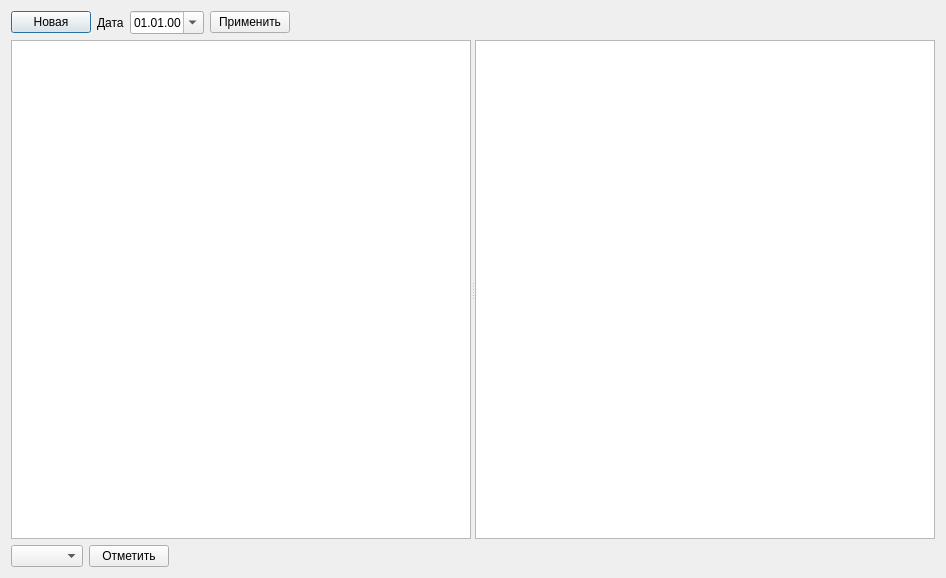
<?xml version="1.0" encoding="UTF-8"?>
<ui version="4.0">
 <class>PackNormDialog</class>
 <widget class="QDialog" name="PackNormDialog">
  <property name="geometry">
   <rect>
    <x>0</x>
    <y>0</y>
    <width>946</width>
    <height>578</height>
   </rect>
  </property>
  <property name="windowTitle">
   <string>Нормы упаковки для нескольких марок</string>
  </property>
  <layout class="QVBoxLayout" name="verticalLayout">
   <item>
    <layout class="QHBoxLayout" name="horizontalLayout">
     <item>
      <widget class="QPushButton" name="pushButtonNew">
       <property name="text">
        <string>Новая</string>
       </property>
      </widget>
     </item>
     <item>
      <widget class="QLabel" name="label">
       <property name="sizePolicy">
        <sizepolicy hsizetype="Minimum" vsizetype="Preferred">
         <horstretch>0</horstretch>
         <verstretch>0</verstretch>
        </sizepolicy>
       </property>
       <property name="text">
        <string>Дата</string>
       </property>
      </widget>
     </item>
     <item>
      <widget class="QDateEdit" name="dateEdit">
       <property name="displayFormat">
        <string>dd.MM.yy</string>
       </property>
       <property name="calendarPopup">
        <bool>true</bool>
       </property>
      </widget>
     </item>
     <item>
      <widget class="QPushButton" name="pushButton">
       <property name="text">
        <string>Применить</string>
       </property>
      </widget>
     </item>
     <item>
      <spacer name="horizontalSpacer">
       <property name="orientation">
        <enum>Qt::Horizontal</enum>
       </property>
       <property name="sizeType">
        <enum>QSizePolicy::Expanding</enum>
       </property>
       <property name="sizeHint" stdset="0">
        <size>
         <width>40</width>
         <height>20</height>
        </size>
       </property>
      </spacer>
     </item>
    </layout>
   </item>
   <item>
    <widget class="QSplitter" name="splitter">
     <property name="sizePolicy">
      <sizepolicy hsizetype="Expanding" vsizetype="Expanding">
       <horstretch>0</horstretch>
       <verstretch>0</verstretch>
      </sizepolicy>
     </property>
     <property name="orientation">
      <enum>Qt::Horizontal</enum>
     </property>
     <widget class="TableView" name="tableViewMark">
      <property name="selectionMode">
       <enum>QAbstractItemView::SingleSelection</enum>
      </property>
      <attribute name="verticalHeaderVisible">
       <bool>false</bool>
      </attribute>
     </widget>
     <widget class="QTableWidget" name="tableWidgetNorms">
      <property name="sizePolicy">
       <sizepolicy hsizetype="Expanding" vsizetype="Expanding">
        <horstretch>0</horstretch>
        <verstretch>0</verstretch>
       </sizepolicy>
      </property>
     </widget>
    </widget>
   </item>
   <item>
    <layout class="QHBoxLayout" name="horizontalLayout_2">
     <item>
      <widget class="QComboBox" name="comboBoxType"/>
     </item>
     <item>
      <widget class="QPushButton" name="pushButtonSel">
       <property name="text">
        <string>Отметить</string>
       </property>
      </widget>
     </item>
     <item>
      <spacer name="horizontalSpacer_2">
       <property name="orientation">
        <enum>Qt::Horizontal</enum>
       </property>
       <property name="sizeHint" stdset="0">
        <size>
         <width>40</width>
         <height>20</height>
        </size>
       </property>
      </spacer>
     </item>
    </layout>
   </item>
  </layout>
 </widget>
 <customwidgets>
  <customwidget>
   <class>TableView</class>
   <extends>QTableView</extends>
   <header>tableview.h</header>
  </customwidget>
 </customwidgets>
 <resources/>
 <connections/>
</ui>
